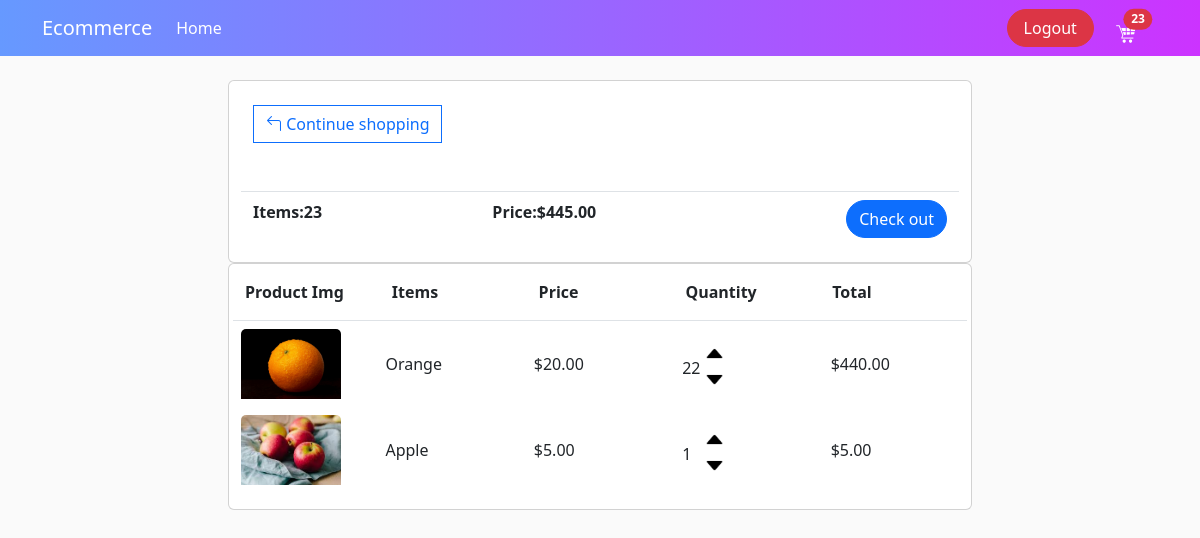
The app's page /cart/ (signed in) with its own data.
### shop/models.py (models this page shows, shortened)
class Order(models.Model):
    customer = models.ForeignKey(Customer, on_delete=models.SET_NULL,null=True)
    date_ordered = models.DateTimeField(auto_now_add=True)
    complete = models.BooleanField(default=False)
    transaction_id = models.CharField(max_length=100, null=True)
    @property
    def get_cart_total(self):
        order_items = self.orderitem_set.all()
        total = sum([item.quantity for item in order_items])
        return total
    @property
    def get_cart_total_price(self):
        order_items = self.orderitem_set.all()
        total_price = sum([item.total_price for item in order_items])
        return total_price

class OrderItem(models.Model):
    product = models.ForeignKey(Product, on_delete=models.SET_NULL,null=True)
    order = models.ForeignKey(Order, on_delete=models.CASCADE)
    quantity = models.IntegerField(default=0)
    date_added = models.DateTimeField(auto_now_add=True)
    @property
    def total_price(self):
        return self.quantity * self.product.price

class Product(models.Model):
    name = models.CharField(max_length=255)
    description = models.TextField(blank=True)
    price = models.DecimalField(max_digits=10, decimal_places=2)
    is_digital = models.BooleanField(default=False)
    image = models.ImageField(upload_to='products/')
    category = models.ForeignKey(Category, on_delete=models.CASCADE)

### shop/views.py (the view)
# urls.py: path('cart/',views.cart,name='cart'),
def cart(request):
    data=cart_data(request)
    orderitems=data['orderitems']
    order=data['order']
    cart_total=data['cart_total']
    context={
       "orderitems":orderitems,
       "order":order,
       "cart_total":cart_total
     }
    return render(request,"shop/cart.html",context)

### shop/utils.py (called while the page is built)
def cart_data(request):
    if request.user.is_authenticated:
        customer=request.user.customer
        order,created=Order.objects.get_or_create(customer=customer,complete=False)
        orderitems=order.orderitem_set.all()
        cart_total=order.get_cart_total
    else:
        cookie_data=cookie_cart(request)
        orderitems=cookie_data['orderitems']
        order=cookie_data['order']
        cart_total=cookie_data['cart_total']
    return {  "orderitems":orderitems,
       "order":order,
       "cart_total":cart_total}

### shop/templates/shop/cart.html (shortened to what this page needs)
{% extends 'shop/main.html' %}
{% load static %}
{% block content %}
<div class="container mt-4">
  <div class="row align-items-start">
    <div class="col-md-8">
      <div class="row card p-2">
        <div class='card-body'>
          <div class="row pb-5 border-bottom">
            <div>
              <a href="{% url 'shop' %}" class="btn btn-outline-primary">
                <i class="bi bi-arrow-90deg-left"></i>
                Continue shopping </a>
            </div>
          </div>
          <div class="row mt-2">
            <div class="col"><b>Items:{{order.get_cart_total}} </b></div>
            <div class="col"><b>Price:${{order.get_cart_total_price}}</b></div>
            <div class="col text-end"><a href="{% url 'checkout' %}" class='btn btn-primary rounded-pill'>Check
                out </a> </div>
          </div>
        </div>
      </div>
      <div class="row card">
        <div class='card-body'>
          <div class="row pb-3 border-bottom">
            <div class="col">
              <b> Product Img </b>
            </div>
            <div class="col">
              <b>Items</b>
            </div>
            <div class="col"><b>Price</b>
            </div>
            <div class="col"><b>Quantity</b>
            </div>
            <div class="col"><b>Total</b>
            </div>
          </div>
          {% for orderitem in orderitems %}
          <div class="row  align-items-center">
            <div class="col p-2">
              <img style="width:100px;height:70px;object-fit:cover" src="{{orderitem.product.image.url}}"
                class="card-img-top" alt="...">
            </div>
            <div class="col">{{orderitem.product.name}}
            </div>
            <div class="col">${{orderitem.product.price}}
            </div>
            <div class="col">
              <span id="item-quantity" style="display:inline-block;margin-top: 20px;">
                {{orderitem.quantity}}
              </span>
              <div style="margin-top:-40px;margin-left: 20px;">
                <img data-action="add" data-id={{orderitem.product.id}} class="pointer modify-cart" width="25" src="{% static 'image/arrow-up.png' %}">
              </div>
              <div style="margin-left: 20px;">
                <img data-action="remove" data-id={{orderitem.product.id}} class="pointer modify-cart" width="25" src="{% static 'image/arrow-down.png' %}">
              </div>
            </div>
            <div class="col">${{orderitem.total_price}}
            </div>
          </div>
          {% endfor %}
        </div>
      </div>
    </div>
  </div>
</div>
{% endblock content %}

### static/css/main.css (style rules this page uses)
body { background-color: hsl(0, 0%, 98%); }
.btn { border-radius: 0; }
.pointer { cursor: pointer !important; }

### records on screen
Order: get_cart_total "23", get_cart_total_price "445.00"
OrderItem: product.image (picture), product.name "Orange", product.price "20.00", quantity "22", total_price "440.00"
OrderItem: product.image (picture), product.name "Apple", product.price "5.00", quantity "1", total_price "5.00"

### other values on screen
{{ cart_total }} "23"
